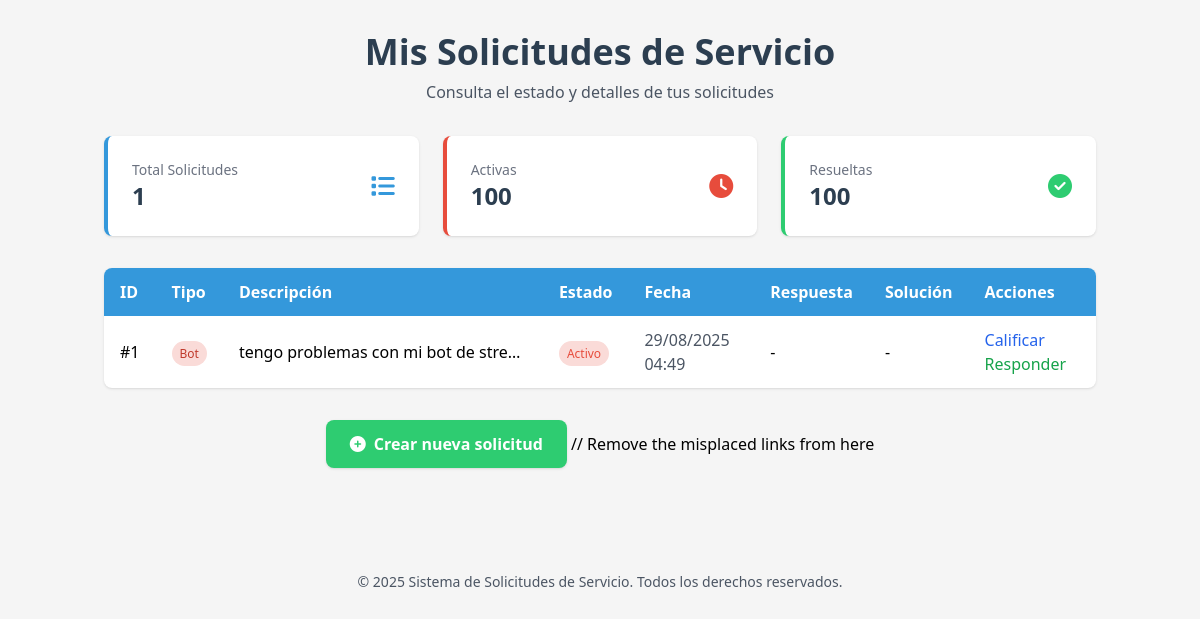
The app's page /solicitudes/ (signed in) with its own data.
### core/models.py (models this page shows)
class servicio_cliente(models.Model):
    TIPO_PROBLEMA = (
        ('1', 'Problema con la cuenta'),
        ('2', 'Problema con el canal'),
        ('3', 'Problema con el juego'),
        ('4', 'Problema con un bot del chat'),
        ('5', 'Otro'),
    )
    user = models.ForeignKey('auth.User', on_delete=models.CASCADE)
    tipo_problema = models.CharField(max_length=1, choices=TIPO_PROBLEMA, default='1')
    descripcion = models.TextField()
    fecha = models.DateTimeField(auto_now_add=True)
    estado = models.CharField(max_length=1, choices=(('1', 'Activo'), ('2', 'Cerrado')), default='1')
    respuesta = models.TextField(blank=True, null=True)
    fecha_respuesta = models.DateTimeField(blank=True, null=True)
    solucion = models.TextField(blank=True, null=True)
    fecha_solucion = models.DateTimeField(blank=True, null=True)
    calificacion = models.CharField(max_length=1, choices=(
        ('1', '★'),
        ('2', '★★'),
        ('3', '★★★'),
        ('4', '★★★★'),
        ('5', '★★★★★')
    ), blank=True, null=True)
    comentario = models.TextField(blank=True, null=True)
    fecha_comentario = models.DateTimeField(blank=True, null=True)

### core/views.py (the view)
# urls.py: path('solicitudes/', views.solicitudes, name='solicitudes'),
@login_required
def solicitudes(request):
    solicitudes = servicio_cliente.objects.all()  # Changed to capital letter to match model name
    return render(request, 'dashboard/solicitudes.html', {'solicitudes': solicitudes})

### core/templates/dashboard/solicitudes.html (shortened to what this page needs)
<!DOCTYPE html>
<html lang="es">
<head>
    <script src="https://cdn.tailwindcss.com"></script>
    <link rel="stylesheet" href="https://cdnjs.cloudflare.com/ajax/libs/font-awesome/6.4.0/css/all.min.css">
</head>
<body class="bg-light min-h-screen">
    <div class="container mx-auto px-4 py-8">
        <div class="text-center mb-8 fade-in">
            <h1 class="text-3xl md:text-4xl font-bold text-dark mb-2">Mis Solicitudes de Servicio</h1>
            <p class="text-gray-600">Consulta el estado y detalles de tus solicitudes</p>
        </div>
        <div class="grid grid-cols-1 md:grid-cols-3 gap-6 mb-8 fade-in">
            <div class="bg-white rounded-lg shadow p-6 border-l-4 border-primary">
                <div class="flex justify-between items-center">
                    <div>
                        <p class="text-gray-500 text-sm">Total Solicitudes</p>
                        <p class="text-2xl font-bold text-dark">
                            {% if solicitudes %}
                                {{ solicitudes|length }}
                            {% else %}
                                0
                            {% endif %}
                        </p>
                    </div>
                    <i class="fas fa-list text-primary text-2xl"></i>
                </div>
            </div>
            <div class="bg-white rounded-lg shadow p-6 border-l-4 border-accent">
                <div class="flex justify-between items-center">
                    <div>
                        <p class="text-gray-500 text-sm">Activas</p>
                        <p class="text-2xl font-bold text-dark">
                            {% with activas=solicitudes|dictsortreversed:"estado" %}
                                {% widthratio activas|length solicitudes|length 100 %}
                            {% endwith %}
                        </p>
                    </div>
                    <i class="fas fa-clock text-accent text-2xl"></i>
                </div>
            </div>
            <div class="bg-white rounded-lg shadow p-6 border-l-4 border-secondary">
                <div class="flex justify-between items-center">
                    <div>
                        <p class="text-gray-500 text-sm">Resueltas</p>
                        <p class="text-2xl font-bold text-dark">
                            {% with cerradas=solicitudes|dictsort:"estado" %}
                                {% widthratio cerradas|length solicitudes|length 100 %}
                            {% endwith %}
                        </p>
                    </div>
                    <i class="fas fa-check-circle text-secondary text-2xl"></i>
                </div>
            </div>
        </div>
        <div class="bg-white rounded-lg shadow overflow-hidden fade-in">
            <div class="overflow-x-auto">
                <table class="min-w-full">
                    <thead class="bg-primary text-white">
                        <tr>
                            <th class="py-3 px-4 text-left">ID</th>
                            <th class="py-3 px-4 text-left">Tipo</th>
                            <th class="py-3 px-4 text-left">Descripción</th>
                            <th class="py-3 px-4 text-left">Estado</th>
                            <th class="py-3 px-4 text-left">Fecha</th>
                            <th class="py-3 px-4 text-left">Respuesta</th>
                            <th class="py-3 px-4 text-left">Solución</th>
                            <th class="py-3 px-4 text-left">Acciones</th>
                        </tr>
                    </thead>
                    <tbody class="divide-y divide-gray-200">
                        {% for solicitud in solicitudes %}
                        <tr class="fade-in">
                            <td class="py-3 px-4 font-medium">#{{ solicitud.id }}</td>
                            <td class="py-3 px-4">
                                <span class="px-2 py-1 rounded-full text-xs font-medium
                                    {% if solicitud.tipo_problema == '1' %}problem-account
                                    {% elif solicitud.tipo_problema == '2' %}problem-channel
                                    {% elif solicitud.tipo_problema == '3' %}problem-game
                                    {% elif solicitud.tipo_problema == '4' %}problem-bot
                                    {% else %}problem-other{% endif %}">
                                    {% if solicitud.tipo_problema == '1' %}Cuenta
                                    {% elif solicitud.tipo_problema == '2' %}Canal
                                    {% elif solicitud.tipo_problema == '3' %}Juego
                                    {% elif solicitud.tipo_problema == '4' %}Bot
                                    {% else %}Otro{% endif %}
                                </span>
                            </td>
                            <td class="py-3 px-4 max-w-xs truncate">{{ solicitud.descripcion|truncatewords:8 }}</td>
                            <td class="py-3 px-4">
                                <span class="px-2 py-1 rounded-full text-xs font-medium
                                    {% if solicitud.estado == '1' %}status-active
                                    {% else %}status-closed{% endif %}">
                                    {% if solicitud.estado == '1' %}Activo
                                    {% else %}Cerrado{% endif %}
                                </span>
                            </td>
                            <td class="py-3 px-4 text-gray-600">{{ solicitud.fecha|date:"d/m/Y H:i" }}</td>
                            <td class="py-3 px-4 max-w-xs truncate">{{ solicitud.respuesta|default:"-"|truncatewords:5 }}</td>
                            <td class="py-3 px-4 max-w-xs truncate">{{ solicitud.solucion|default:"-"|truncatewords:5 }}</td>
                            <td class="py-3 px-4">
                                <a href="{% url 'calificacion' solicitud.pk %}" class="text-blue-600 hover:text-blue-800 mr-2">Calificar</a>
                                <a href="{% url 'respuesta' solicitud.pk %}" class="text-green-600 hover:text-green-800">Responder</a>
                            </td>
                        </tr>
                        {% endfor %}
                    </tbody>
                </table>
            </div>
        </div>
        <div class="mt-8 text-center fade-in">
            <a href="{% url 'solicitud' %}" class="btn-primary inline-flex items-center bg-secondary hover:bg-secondary/90 text-white font-bold py-3 px-6 rounded-lg shadow">
                <i class="fas fa-plus-circle mr-2"></i> Crear nueva solicitud
            </a>
            // Remove the misplaced links from here
        </div>
    </div>
    <footer class="mt-12 py-6 text-center text-gray-600 text-sm">
        <div class="container mx-auto px-4">
            <p>© {% now "Y" %} Sistema de Solicitudes de Servicio. Todos los derechos reservados.</p>
        </div>
    </footer>
</body>
</html>

### core/templates/dashboard/solicitudes.html (style rules this page uses)
.fade-in { animation: fadeIn 0.3s ease-out forwards; }
.status-active { background-color: #fadbd8; color: #e74c3c; }
.problem-bot { background-color: #fadbd8; color: #c0392b; }
.btn-primary { transition: all 0.3s ease; }

### records on screen
servicio_cliente: id "1", tipo_problema "Bot", descripcion "tengo problemas con mi bot de stre…", estado "Activo", fecha "29/08/2025 04:49", respuesta "-", solucion "-"

### other values on screen
{{ solicitudes|length }} "1"
